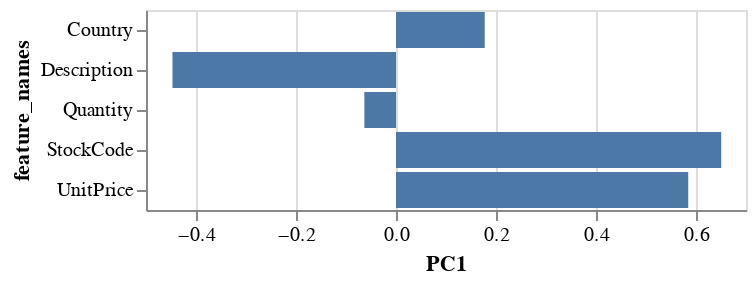

The notebook cell this image was saved under:
### Markdown cell above
### Visualize loadings for each PC:

### Code cell
alt.Chart(loadings_df).mark_bar().encode(
    x='PC1:Q',
    y="feature_names:N"
)

### Figure 1 — Vega-Lite specification as saved in the notebook (floating-point values rounded to 4 significant figures)
{"config": {"view": {"continuousWidth": 300, "continuousHeight": 300}}, "data": {"name": "data-81234db0de64c53e0477e981d39d34bd"}, "mark": {"type": "bar"}, "encoding": {"x": {"field": "PC1", "type": "quantitative"}, "y": {"field": "feature_names", "type": "nominal"}}, "$schema": "https://vega.github.io/schema/vega-lite/v5.20.1.json", "datasets": {"data-81234db0de64c53e0477e981d39d34bd": [{"feature_names": "StockCode", "PC1": 0.6504, "PC2": -0.1207, "PC3": 0.1145, "PC4": 0.1149, "PC5": -0.7322}, {"feature_names": "Description", "PC1": -0.4471, "PC2": -0.1401, "PC3": 0.5997, "PC4": 0.6225, "PC5": -0.1825}, {"feature_names": "Quantity", "PC1": -0.06332, "PC2": -0.6305, "PC3": -0.6402, "PC4": 0.434, "PC5": 0.01566}, {"feature_names": "UnitPrice", "PC1": 0.5844, "PC2": -0.2564, "PC3": 0.354, "PC4": 0.2116, "PC5": 0.6501}, {"feature_names": "Country", "PC1": 0.1774, "PC2": 0.7089, "PC3": -0.3034, "PC4": 0.6051, "PC5": 0.0883}]}}
